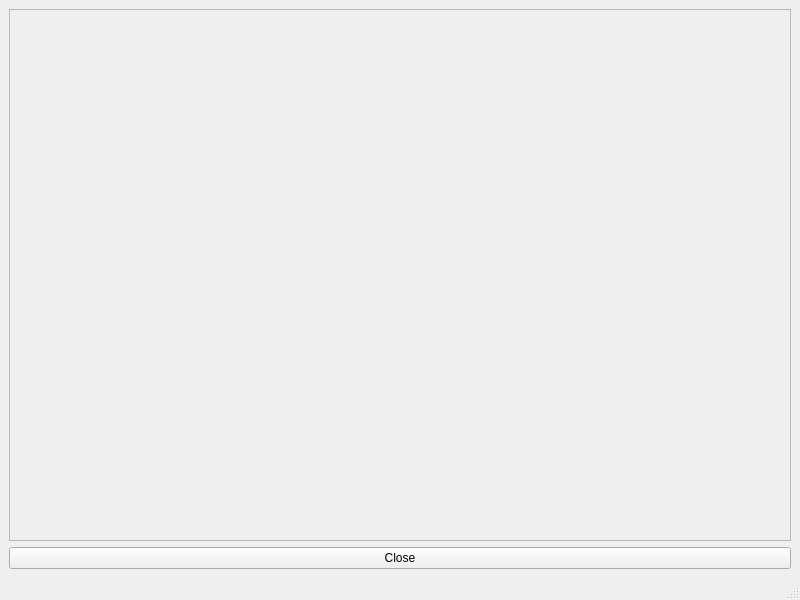
<?xml version="1.0" encoding="UTF-8"?>
<ui version="4.0">
 <class>MainWindow</class>
 <widget class="QMainWindow" name="MainWindow">
  <property name="geometry">
   <rect>
    <x>0</x>
    <y>0</y>
    <width>800</width>
    <height>600</height>
   </rect>
  </property>
  <property name="windowTitle">
   <string>MainWindow</string>
  </property>
  <widget class="QWidget" name="centralwidget">
   <layout class="QGridLayout" name="gridLayout_2">
    <item row="0" column="0">
     <layout class="QGridLayout" name="gridLayout">
      <item row="0" column="0">
       <widget class="QFrame" name="frame_plots">
        <property name="frameShape">
         <enum>QFrame::StyledPanel</enum>
        </property>
        <property name="frameShadow">
         <enum>QFrame::Raised</enum>
        </property>
        <layout class="QGridLayout" name="gridLayout_4">
         <item row="0" column="0">
          <layout class="QGridLayout" name="grid_plots"/>
         </item>
        </layout>
       </widget>
      </item>
     </layout>
    </item>
    <item row="1" column="0">
     <widget class="QPushButton" name="Close">
      <property name="text">
       <string>Close</string>
      </property>
     </widget>
    </item>
   </layout>
  </widget>
  <widget class="QMenuBar" name="menubar">
   <property name="geometry">
    <rect>
     <x>0</x>
     <y>0</y>
     <width>800</width>
     <height>20</height>
    </rect>
   </property>
  </widget>
  <widget class="QStatusBar" name="statusbar"/>
 </widget>
 <resources/>
 <connections/>
</ui>
